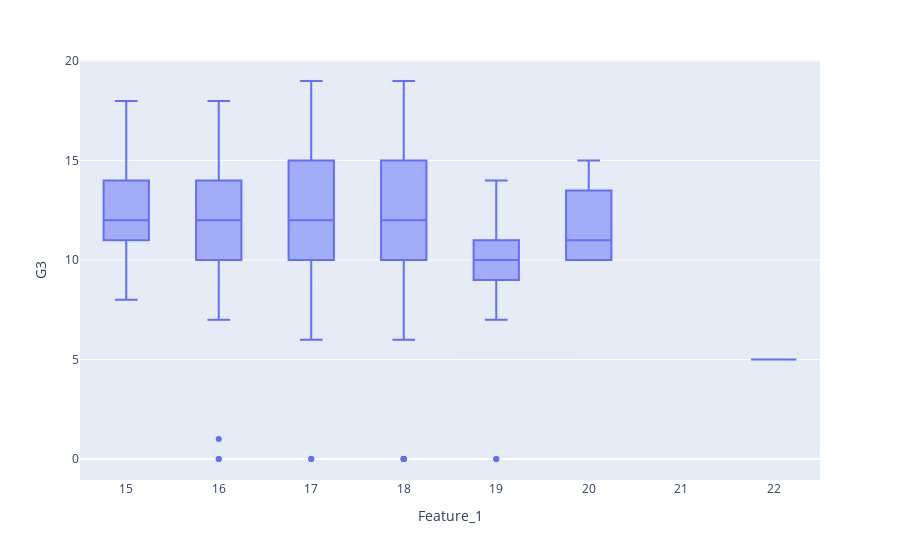

Notebook cell for this chart:
### Markdown cell above
failures tend to increase with higher feature_1 values with highest indices being that of 2-3 failures students

### Code cell
fig = px.box(df,x='Feature_1',y='G3')
fig.show()

### Figure 1 — Plotly figure (JSON) as saved in the notebook; plotly's stock layout.template omitted (floating-point values rounded to 4 significant figures; data arrays with more than 128 entries replaced by an {"elided": "..."} marker saying what was removed)
{"data": [{"alignmentgroup": "True", "hovertemplate": "Feature_1=%{x}<br>G3=%{y}<extra></extra>", "legendgroup": "", "marker": {"color": "#636efa"}, "name": "", "notched": false, "offsetgroup": "", "orientation": "v", "showlegend": false, "type": "box", "x": {"elided": "649 float values"}, "x0": " ", "xaxis": "x", "y": {"elided": "649 int values"}, "y0": " ", "yaxis": "y"}], "layout": {"boxmode": "group", "legend": {"tracegroupgap": 0}, "margin": {"t": 60}, "xaxis": {"anchor": "y", "domain": [0, 1], "title": {"text": "Feature_1"}}, "yaxis": {"anchor": "x", "domain": [0, 1], "title": {"text": "G3"}}}}
